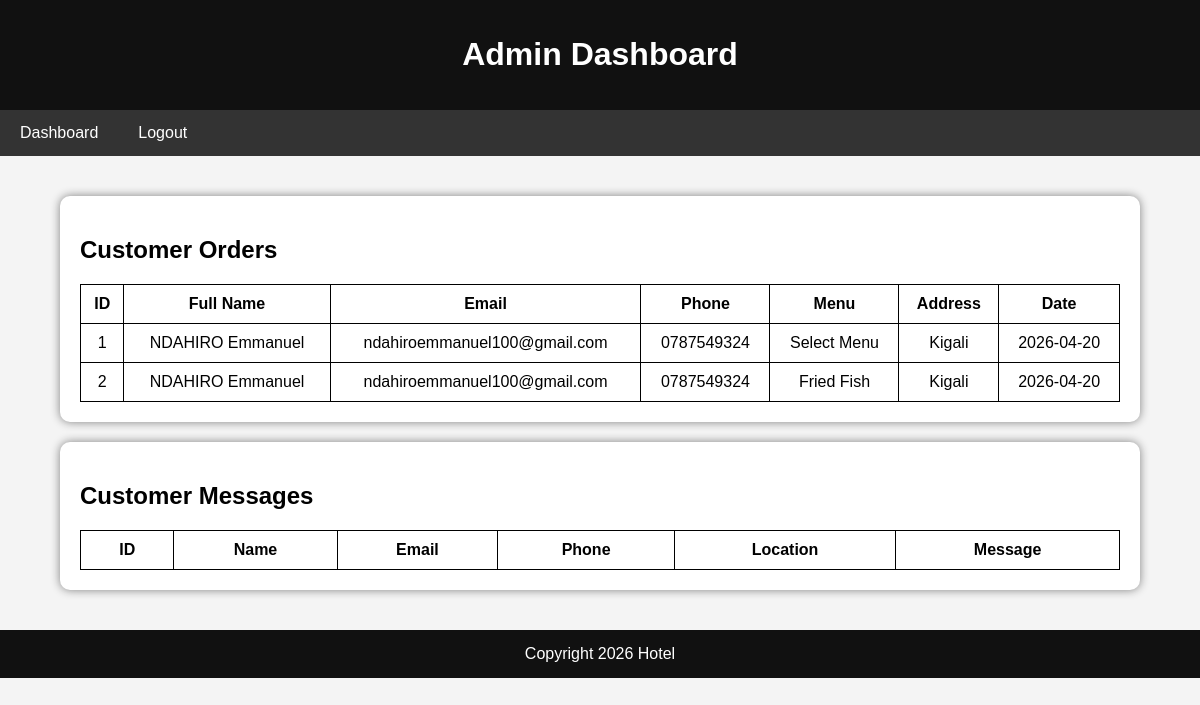
/dashboard.php (signed in), run on the app's committed database.
### tables this page shows
CREATE TABLE `orders` (
  `id` int(11) NOT NULL,
  `fullname` varchar(100) DEFAULT NULL,
  `email` varchar(100) DEFAULT NULL,
  `phone` varchar(20) DEFAULT NULL,
  `menu_item` varchar(100) DEFAULT NULL,
  `address` text DEFAULT NULL,
  `order_date` date DEFAULT NULL
);

### dashboard.php (the view, shortened to what this page needs)
<?php
include 'config.php';
?>
<!DOCTYPE html>
<html>
<head>
<link rel="stylesheet" href="style.css">
</head>
<body>
<div class="header">
<h1>Admin Dashboard</h1>
</div>
<div class="nav">
<a href="dashboard.php">Dashboard</a>
<a href="logout.php">Logout</a>
</div>
<div class="container">
<div class="box">
<h2>Customer Orders</h2>
<table>
<tr>
<th>ID</th>
<th>Full Name</th>
<th>Email</th>
<th>Phone</th>
<th>Menu</th>
<th>Address</th>
<th>Date</th>
</tr>
<?php
$sql = "SELECT * FROM orders";
$result = mysqli_query($conn,$sql);
while($row=mysqli_fetch_assoc($result))
{
?>
<tr>
<td><?php echo $row['id']; ?></td>
<td><?php echo $row['fullname']; ?></td>
<td><?php echo $row['email']; ?></td>
<td><?php echo $row['phone']; ?></td>
<td><?php echo $row['menu_item']; ?></td>
<td><?php echo $row['address']; ?></td>
<td><?php echo $row['order_date']; ?></td>
</tr>
<?php } ?>
</table>
</div>
<div class="box">
<h2>Customer Messages</h2>
<table>
<tr>
<th>ID</th>
<th>Name</th>
<th>Email</th>
<th>Phone</th>
<th>Location</th>
<th>Message</th>
</tr>
</table>
</div>
</div>
<div class="footer">
Copyright 2026 Hotel
</div>
</body>
</html>

### style.css (style rules this page uses)
body { margin: 0; font-family: arial; background: #f4f4f4; }
.header { background: #111; color: white; padding: 15px; text-align: center; }
.nav { background: #333; overflow: hidden; }
.nav a { float: left; color: white; padding: 14px 20px; text-decoration: none; }
.container { width: 90%; margin: auto; padding: 20px; }
.box { background: white; padding: 20px; margin-top: 20px; border-radius: 10px; box-shadow: 0 0 10px gray; }
table { width: 100%; border-collapse: collapse; }
table, th, td { border: 1px solid black; padding: 10px; text-align: center; }
.footer { background: #111; color: white; text-align: center; padding: 15px; margin-top: 20px; }

### data on the page
orders: id "1", fullname "NDAHIRO Emmanuel", email "ndahiroemmanuel100@gmail.com", phone "0787549324", menu_item "Select Menu", address "Kigali", order_date "2026-04-20"
orders: id "2", fullname "NDAHIRO Emmanuel", email "ndahiroemmanuel100@gmail.com", phone "0787549324", menu_item "Fried Fish", address "Kigali", order_date "2026-04-20"
